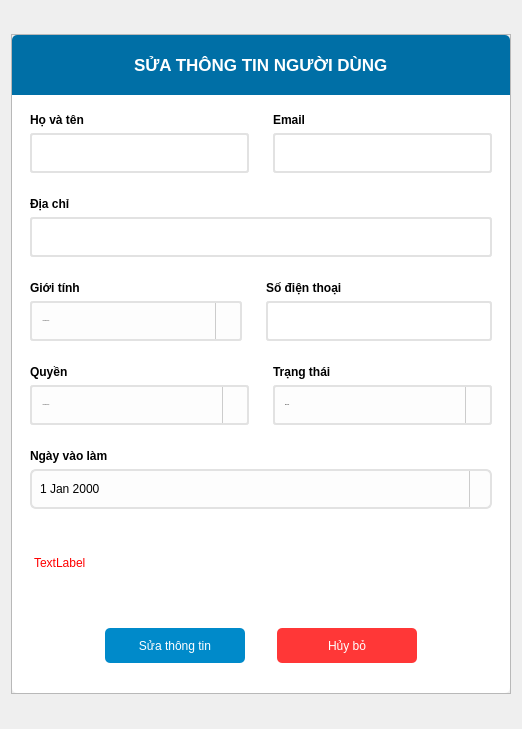
<?xml version="1.0" encoding="UTF-8"?>
<ui version="4.0">
 <class>Dialog</class>
 <widget class="QDialog" name="Dialog">
  <property name="geometry">
   <rect>
    <x>0</x>
    <y>0</y>
    <width>522</width>
    <height>729</height>
   </rect>
  </property>
  <property name="windowTitle">
   <string>Dialog</string>
  </property>
  <layout class="QHBoxLayout" name="horizontalLayout">
   <item>
    <widget class="QFrame" name="mainFrame">
     <property name="sizePolicy">
      <sizepolicy hsizetype="Preferred" vsizetype="Expanding">
       <horstretch>0</horstretch>
       <verstretch>0</verstretch>
      </sizepolicy>
     </property>
     <property name="minimumSize">
      <size>
       <width>500</width>
       <height>660</height>
      </size>
     </property>
     <property name="maximumSize">
      <size>
       <width>500</width>
       <height>660</height>
      </size>
     </property>
     <property name="frameShape">
      <enum>QFrame::StyledPanel</enum>
     </property>
     <property name="frameShadow">
      <enum>QFrame::Raised</enum>
     </property>
     <layout class="QVBoxLayout" name="verticalLayout">
      <property name="spacing">
       <number>0</number>
      </property>
      <property name="leftMargin">
       <number>0</number>
      </property>
      <property name="topMargin">
       <number>0</number>
      </property>
      <property name="rightMargin">
       <number>0</number>
      </property>
      <property name="bottomMargin">
       <number>0</number>
      </property>
      <item alignment="Qt::AlignTop">
       <widget class="QFrame" name="frame_2">
        <property name="minimumSize">
         <size>
          <width>0</width>
          <height>60</height>
         </size>
        </property>
        <property name="styleSheet">
         <string notr="true">background-color: rgb(0, 111, 166);
border-top-left-radius:5px;
border-top-right-radius:5px;</string>
        </property>
        <property name="frameShape">
         <enum>QFrame::StyledPanel</enum>
        </property>
        <property name="frameShadow">
         <enum>QFrame::Raised</enum>
        </property>
        <layout class="QHBoxLayout" name="horizontalLayout_2">
         <item alignment="Qt::AlignHCenter">
          <widget class="QLabel" name="label">
           <property name="font">
            <font>
             <pointsize>13</pointsize>
             <weight>75</weight>
             <bold>true</bold>
            </font>
           </property>
           <property name="styleSheet">
            <string notr="true">color: rgb(255, 255, 255);</string>
           </property>
           <property name="text">
            <string>SỬA THÔNG TIN NGƯỜI DÙNG</string>
           </property>
          </widget>
         </item>
        </layout>
       </widget>
      </item>
      <item>
       <widget class="QFrame" name="frame_3">
        <property name="sizePolicy">
         <sizepolicy hsizetype="Preferred" vsizetype="Expanding">
          <horstretch>0</horstretch>
          <verstretch>0</verstretch>
         </sizepolicy>
        </property>
        <property name="font">
         <font>
          <pointsize>9</pointsize>
         </font>
        </property>
        <property name="styleSheet">
         <string notr="true">background-color: rgb(255, 255, 255);
border-bottom-left-radius:5px;
border-bottom-right-radius:5px;</string>
        </property>
        <property name="frameShape">
         <enum>QFrame::StyledPanel</enum>
        </property>
        <property name="frameShadow">
         <enum>QFrame::Raised</enum>
        </property>
        <layout class="QVBoxLayout" name="verticalLayout_2">
         <item>
          <widget class="QFrame" name="frame_4">
           <property name="frameShape">
            <enum>QFrame::StyledPanel</enum>
           </property>
           <property name="frameShadow">
            <enum>QFrame::Raised</enum>
           </property>
           <layout class="QHBoxLayout" name="horizontalLayout_3">
            <property name="leftMargin">
             <number>0</number>
            </property>
            <property name="topMargin">
             <number>0</number>
            </property>
            <property name="rightMargin">
             <number>0</number>
            </property>
            <property name="bottomMargin">
             <number>0</number>
            </property>
            <item>
             <widget class="QFrame" name="frame_6">
              <property name="frameShape">
               <enum>QFrame::StyledPanel</enum>
              </property>
              <property name="frameShadow">
               <enum>QFrame::Raised</enum>
              </property>
              <layout class="QVBoxLayout" name="verticalLayout_3">
               <item>
                <widget class="QLabel" name="label_2">
                 <property name="font">
                  <font>
                   <pointsize>9</pointsize>
                   <weight>75</weight>
                   <bold>true</bold>
                  </font>
                 </property>
                 <property name="text">
                  <string>Họ và tên</string>
                 </property>
                </widget>
               </item>
               <item>
                <widget class="QLineEdit" name="name_input">
                 <property name="minimumSize">
                  <size>
                   <width>0</width>
                   <height>40</height>
                  </size>
                 </property>
                 <property name="font">
                  <font>
                   <family>Segoe UI</family>
                   <pointsize>-1</pointsize>
                   <weight>50</weight>
                   <italic>false</italic>
                   <bold>false</bold>
                  </font>
                 </property>
                 <property name="styleSheet">
                  <string notr="true">#name_input{
	border: 2px solid rgb(226, 226, 226);
	border-radius:3px;
	font: 16px &quot;Segoe UI&quot;;
}
#name_input:focus{
	border: 2px solid rgb(0, 170, 255);        
    background: #ffffff;  
}</string>
                 </property>
                </widget>
               </item>
              </layout>
             </widget>
            </item>
            <item>
             <widget class="QFrame" name="frame_8">
              <property name="frameShape">
               <enum>QFrame::StyledPanel</enum>
              </property>
              <property name="frameShadow">
               <enum>QFrame::Raised</enum>
              </property>
              <layout class="QVBoxLayout" name="verticalLayout_4">
               <item>
                <widget class="QLabel" name="label_3">
                 <property name="font">
                  <font>
                   <pointsize>9</pointsize>
                   <weight>75</weight>
                   <bold>true</bold>
                  </font>
                 </property>
                 <property name="text">
                  <string>Email</string>
                 </property>
                </widget>
               </item>
               <item>
                <widget class="QLineEdit" name="email_input">
                 <property name="minimumSize">
                  <size>
                   <width>0</width>
                   <height>40</height>
                  </size>
                 </property>
                 <property name="font">
                  <font>
                   <family>Segoe UI</family>
                   <pointsize>-1</pointsize>
                   <weight>50</weight>
                   <italic>false</italic>
                   <bold>false</bold>
                  </font>
                 </property>
                 <property name="styleSheet">
                  <string notr="true">#email_input{
	border: 2px solid rgb(226, 226, 226);
	border-radius:3px;
	font: 16px &quot;Segoe UI&quot;;
}
#email_input:focus{
	border: 2px solid rgb(0, 170, 255);        
    background: #ffffff;  
}</string>
                 </property>
                </widget>
               </item>
              </layout>
             </widget>
            </item>
           </layout>
          </widget>
         </item>
         <item>
          <widget class="QFrame" name="frame_10">
           <property name="frameShape">
            <enum>QFrame::StyledPanel</enum>
           </property>
           <property name="frameShadow">
            <enum>QFrame::Raised</enum>
           </property>
           <layout class="QVBoxLayout" name="verticalLayout_7">
            <item>
             <widget class="QLabel" name="label_6">
              <property name="font">
               <font>
                <pointsize>9</pointsize>
                <weight>75</weight>
                <bold>true</bold>
               </font>
              </property>
              <property name="text">
               <string>Địa chỉ</string>
              </property>
             </widget>
            </item>
            <item>
             <widget class="QLineEdit" name="address_input">
              <property name="minimumSize">
               <size>
                <width>0</width>
                <height>40</height>
               </size>
              </property>
              <property name="font">
               <font>
                <family>Segoe UI</family>
                <pointsize>-1</pointsize>
                <weight>50</weight>
                <italic>false</italic>
                <bold>false</bold>
               </font>
              </property>
              <property name="styleSheet">
               <string notr="true">#address_input{
	border: 2px solid rgb(226, 226, 226);
	border-radius:3px;
	font: 16px &quot;Segoe UI&quot;;
}
#address_input:focus{
	border: 2px solid rgb(0, 170, 255);        
    background: #ffffff;  
}</string>
              </property>
             </widget>
            </item>
           </layout>
          </widget>
         </item>
         <item>
          <widget class="QFrame" name="frame_11">
           <property name="frameShape">
            <enum>QFrame::StyledPanel</enum>
           </property>
           <property name="frameShadow">
            <enum>QFrame::Raised</enum>
           </property>
           <layout class="QHBoxLayout" name="horizontalLayout_4">
            <property name="leftMargin">
             <number>0</number>
            </property>
            <property name="topMargin">
             <number>0</number>
            </property>
            <property name="rightMargin">
             <number>0</number>
            </property>
            <property name="bottomMargin">
             <number>0</number>
            </property>
            <item>
             <widget class="QFrame" name="frame_13">
              <property name="frameShape">
               <enum>QFrame::StyledPanel</enum>
              </property>
              <property name="frameShadow">
               <enum>QFrame::Raised</enum>
              </property>
              <layout class="QVBoxLayout" name="verticalLayout_5">
               <item>
                <widget class="QLabel" name="label_4">
                 <property name="font">
                  <font>
                   <pointsize>9</pointsize>
                   <weight>75</weight>
                   <bold>true</bold>
                  </font>
                 </property>
                 <property name="text">
                  <string>Giới tính</string>
                 </property>
                </widget>
               </item>
               <item>
                <widget class="QComboBox" name="sex_comboBox">
                 <property name="minimumSize">
                  <size>
                   <width>212</width>
                   <height>40</height>
                  </size>
                 </property>
                 <property name="font">
                  <font>
                   <family>Segoe UI</family>
                   <pointsize>-1</pointsize>
                   <weight>50</weight>
                   <italic>false</italic>
                   <bold>false</bold>
                  </font>
                 </property>
                 <property name="styleSheet">
                  <string notr="true">QComboBox#sex_comboBox {
    border: 2px solid rgb(226, 226, 226);    
    border-radius: 3px;           
    padding: 6px 10px;             
    background: #fdfdfd;           
    font: 16px &quot;Segoe UI&quot;;
}

QComboBox#sex_comboBox:focus {
    border: 2px solid rgb(0, 170, 255);        
    background: #ffffff;           
}

QComboBox#sex_comboBox::drop-down {
    subcontrol-origin: padding;
    subcontrol-position: top right;
    width: 24px;
    border-left: 1px solid #ccc;
}

QComboBox#sex_comboBox::down-arrow {
	image: url(:/UI/icons/chevron-down.svg);
    width: 12px;
    height: 12px;
}
</string>
                 </property>
                 <item>
                  <property name="text">
                   <string>-- Vui lòng chọn --</string>
                  </property>
                 </item>
                 <item>
                  <property name="text">
                   <string>Nam</string>
                  </property>
                 </item>
                 <item>
                  <property name="text">
                   <string>Nữ</string>
                  </property>
                 </item>
                </widget>
               </item>
              </layout>
             </widget>
            </item>
            <item>
             <widget class="QFrame" name="frame_14">
              <property name="frameShape">
               <enum>QFrame::StyledPanel</enum>
              </property>
              <property name="frameShadow">
               <enum>QFrame::Raised</enum>
              </property>
              <layout class="QVBoxLayout" name="verticalLayout_6">
               <item>
                <widget class="QLabel" name="label_5">
                 <property name="font">
                  <font>
                   <pointsize>9</pointsize>
                   <weight>75</weight>
                   <bold>true</bold>
                  </font>
                 </property>
                 <property name="text">
                  <string>Số điện thoại</string>
                 </property>
                </widget>
               </item>
               <item>
                <widget class="QLineEdit" name="phonenumber_input">
                 <property name="minimumSize">
                  <size>
                   <width>0</width>
                   <height>40</height>
                  </size>
                 </property>
                 <property name="font">
                  <font>
                   <family>Segoe UI</family>
                   <pointsize>-1</pointsize>
                   <weight>50</weight>
                   <italic>false</italic>
                   <bold>false</bold>
                  </font>
                 </property>
                 <property name="styleSheet">
                  <string notr="true">#phonenumber_input{
	border: 2px solid rgb(226, 226, 226);
	border-radius:3px;
	font: 16px &quot;Segoe UI&quot;;
}
#phonenumber_input:focus{
	border: 2px solid rgb(0, 170, 255);        
    background: #ffffff;  
}</string>
                 </property>
                </widget>
               </item>
              </layout>
             </widget>
            </item>
           </layout>
          </widget>
         </item>
         <item>
          <widget class="QFrame" name="frame_9">
           <property name="frameShape">
            <enum>QFrame::StyledPanel</enum>
           </property>
           <property name="frameShadow">
            <enum>QFrame::Raised</enum>
           </property>
           <layout class="QHBoxLayout" name="horizontalLayout_5">
            <property name="leftMargin">
             <number>0</number>
            </property>
            <property name="topMargin">
             <number>0</number>
            </property>
            <property name="rightMargin">
             <number>0</number>
            </property>
            <property name="bottomMargin">
             <number>0</number>
            </property>
            <item>
             <widget class="QFrame" name="frame_5">
              <property name="styleSheet">
               <string notr="true"/>
              </property>
              <property name="frameShape">
               <enum>QFrame::StyledPanel</enum>
              </property>
              <property name="frameShadow">
               <enum>QFrame::Raised</enum>
              </property>
              <layout class="QVBoxLayout" name="verticalLayout_8">
               <item>
                <widget class="QLabel" name="label_7">
                 <property name="font">
                  <font>
                   <pointsize>9</pointsize>
                   <weight>75</weight>
                   <bold>true</bold>
                  </font>
                 </property>
                 <property name="text">
                  <string>Quyền</string>
                 </property>
                </widget>
               </item>
               <item>
                <widget class="QComboBox" name="role_comboBox">
                 <property name="minimumSize">
                  <size>
                   <width>130</width>
                   <height>40</height>
                  </size>
                 </property>
                 <property name="font">
                  <font>
                   <family>Segoe UI</family>
                   <pointsize>-1</pointsize>
                   <weight>50</weight>
                   <italic>false</italic>
                   <bold>false</bold>
                  </font>
                 </property>
                 <property name="styleSheet">
                  <string notr="true">QComboBox#role_comboBox {
    border: 2px solid rgb(226, 226, 226);    
    border-radius: 3px;           
    padding: 6px 10px;             
    background: #fdfdfd;           
    font: 16px &quot;Segoe UI&quot;;
}

QComboBox#role_comboBox:focus {
    border: 2px solid rgb(0, 170, 255);        
    background: #ffffff;           
}

QComboBox#role_comboBox::drop-down {
    subcontrol-origin: padding;
    subcontrol-position: top right;
    width: 24px;
    border-left: 1px solid #ccc;
}

QComboBox#role_comboBox::down-arrow {
	image: url(:/UI/icons/chevron-down.svg);
    width: 12px;
    height: 12px;
}
</string>
                 </property>
                 <item>
                  <property name="text">
                   <string>-- Vui lòng chọn --</string>
                  </property>
                 </item>
                 <item>
                  <property name="text">
                   <string>Nhân viên</string>
                  </property>
                 </item>
                 <item>
                  <property name="text">
                   <string>Quản lý</string>
                  </property>
                 </item>
                </widget>
               </item>
              </layout>
             </widget>
            </item>
            <item>
             <widget class="QFrame" name="frame_7">
              <property name="frameShape">
               <enum>QFrame::StyledPanel</enum>
              </property>
              <property name="frameShadow">
               <enum>QFrame::Raised</enum>
              </property>
              <layout class="QVBoxLayout" name="verticalLayout_9">
               <item>
                <widget class="QLabel" name="label_8">
                 <property name="font">
                  <font>
                   <pointsize>9</pointsize>
                   <weight>75</weight>
                   <bold>true</bold>
                  </font>
                 </property>
                 <property name="text">
                  <string>Trạng thái</string>
                 </property>
                </widget>
               </item>
               <item>
                <widget class="QComboBox" name="status_comboBox">
                 <property name="minimumSize">
                  <size>
                   <width>130</width>
                   <height>40</height>
                  </size>
                 </property>
                 <property name="font">
                  <font>
                   <family>Segoe UI</family>
                   <pointsize>-1</pointsize>
                   <weight>50</weight>
                   <italic>false</italic>
                   <bold>false</bold>
                  </font>
                 </property>
                 <property name="styleSheet">
                  <string notr="true">QComboBox#status_comboBox {
    border: 2px solid rgb(226, 226, 226);    
    border-radius: 3px;           
    padding: 6px 10px;             
    background: #fdfdfd;           
    font: 16px &quot;Segoe UI&quot;;
}

QComboBox#status_comboBox:focus {
    border: 2px solid rgb(0, 170, 255);        
    background: #ffffff;           
}

QComboBox#status_comboBox::drop-down {
    subcontrol-origin: padding;
    subcontrol-position: top right;
    width: 24px;
    border-left: 1px solid #ccc;
}

QComboBox#status_comboBox::down-arrow {
	image: url(:/UI/icons/chevron-down.svg);
    width: 12px;
    height: 12px;
}
</string>
                 </property>
                 <item>
                  <property name="text">
                   <string>Đang làm</string>
                  </property>
                 </item>
                 <item>
                  <property name="text">
                   <string>Đã nghỉ </string>
                  </property>
                 </item>
                </widget>
               </item>
              </layout>
             </widget>
            </item>
           </layout>
          </widget>
         </item>
         <item>
          <widget class="QFrame" name="frame_12">
           <property name="frameShape">
            <enum>QFrame::StyledPanel</enum>
           </property>
           <property name="frameShadow">
            <enum>QFrame::Raised</enum>
           </property>
           <layout class="QVBoxLayout" name="verticalLayout_10">
            <item>
             <widget class="QLabel" name="label_9">
              <property name="font">
               <font>
                <pointsize>9</pointsize>
                <weight>75</weight>
                <bold>true</bold>
               </font>
              </property>
              <property name="text">
               <string>Ngày vào làm</string>
              </property>
             </widget>
            </item>
            <item>
             <widget class="QDateEdit" name="dateEdit">
              <property name="minimumSize">
               <size>
                <width>0</width>
                <height>40</height>
               </size>
              </property>
              <property name="styleSheet">
               <string notr="true">QDateTimeEdit {
    background-color: #fdfdfd;
    border: 2px solid rgb(226, 226, 226);    
    border-radius: 6px;
    padding: 4px 6px;
    font: 16px &quot;Segoe UI&quot;;
}

QDateTimeEdit::drop-down {
    subcontrol-origin: padding;
    subcontrol-position: top right;
    width: 20px;
    border-left: 1px solid #ccc;
}

QDateTimeEdit::up-button, QDateTimeEdit::down-button {
    width: 14px;
    height: 14px;
    border: none;
    background-color: transparent;
}

QDateTimeEdit::up-arrow {
    image: url(:/UI/icons/chevron-up.svg);
    width: 10px;
    height: 10px;
}

QDateTimeEdit::down-arrow {
   image: url(:/UI/icons/chevron-down.svg);
    width: 10px;
    height: 10px;
}

QDateTimeEdit:focus {
	border: 2px solid rgb(0, 170, 255);        
    background: #ffffff;  
}
QCalendarWidget {
    background-color: #fdfdfd;
    border: 1px solid #dcdcdc;
    border-radius: 8px;
}

QCalendarWidget QToolButton {
    height: 30px;
    width: 100px;
    color: #2c3e50;
    font-weight: bold;
    icon-size: 24px, 24px;
    background-color: transparent;
    border: none;
}

QCalendarWidget QToolButton:hover {
    color: #3498db;
}

QCalendarWidget QMenu {
    background-color: white;
    border: 1px solid #dcdcdc;
}

QCalendarWidget QSpinBox {
    width: 60px;
    font-size: 14px;
    padding: 2px;
}

QCalendarWidget QSpinBox::up-button, QCalendarWidget QSpinBox::down-button {
    width: 12px;
    background-color: #ecf0f1;
}

QCalendarWidget QAbstractItemView {
    outline: 0;
    selection-background-color: #3498db;
    selection-color: white;
    background-color: #ffffff;
    gridline-color: #ecf0f1;
    font-size: 13px;
}

QCalendarWidget QAbstractItemView:enabled {
    color: #2c3e50;
}

QCalendarWidget QWidget#qt_calendar_navigationbar {
    background-color: #f0f0f0;
    border-bottom: 1px solid #dcdcdc;
}

QCalendarWidget QTableView {
    border: none;
}

QCalendarWidget QTableView::item:selected {
    background-color: #3498db;
    color: white;
    border-radius: 5px;
}

QCalendarWidget QTableView::item:enabled {
    background-color: #ffffff;
}

QCalendarWidget QTableView::item:disabled {
    color: #bdc3c7;
}
</string>
              </property>
              <property name="calendarPopup">
               <bool>true</bool>
              </property>
             </widget>
            </item>
           </layout>
          </widget>
         </item>
         <item>
          <widget class="QLabel" name="text_error">
           <property name="font">
            <font>
             <pointsize>9</pointsize>
            </font>
           </property>
           <property name="styleSheet">
            <string notr="true">color: rgb(255, 0, 0);
padding-left:10px;</string>
           </property>
           <property name="text">
            <string>TextLabel</string>
           </property>
          </widget>
         </item>
         <item alignment="Qt::AlignHCenter">
          <widget class="QFrame" name="frame_15">
           <property name="frameShape">
            <enum>QFrame::StyledPanel</enum>
           </property>
           <property name="frameShadow">
            <enum>QFrame::Raised</enum>
           </property>
           <layout class="QHBoxLayout" name="horizontalLayout_6">
            <property name="spacing">
             <number>32</number>
            </property>
            <item>
             <widget class="QToolButton" name="updateuser_btn">
              <property name="minimumSize">
               <size>
                <width>140</width>
                <height>35</height>
               </size>
              </property>
              <property name="styleSheet">
               <string notr="true">#updateuser_btn{
	background-color: rgb(0, 138, 202);
	color: rgb(255, 255, 255);
	font: 15px &quot;Segoe UI&quot;;
	border-radius:5px;
}
#updateuser_btn::hover{
	
	
	background-color: rgb(0, 85, 127);
}</string>
              </property>
              <property name="text">
               <string>Sửa thông tin</string>
              </property>
             </widget>
            </item>
            <item>
             <widget class="QToolButton" name="cancel_btn">
              <property name="minimumSize">
               <size>
                <width>140</width>
                <height>35</height>
               </size>
              </property>
              <property name="styleSheet">
               <string notr="true">#cancel_btn{
	background-color: rgb(255, 55, 55);
	color: rgb(255, 255, 255);
	font: 15px &quot;Segoe UI&quot;;
	border-radius:5px;
}

#cancel_btn::hover{
	
	background-color: rgb(203, 0, 0);
}</string>
              </property>
              <property name="text">
               <string>Hủy bỏ</string>
              </property>
             </widget>
            </item>
           </layout>
          </widget>
         </item>
        </layout>
       </widget>
      </item>
     </layout>
    </widget>
   </item>
  </layout>
 </widget>
 <resources>
  <include location="../../../resources/resources.qrc"/>
 </resources>
 <connections/>
</ui>
